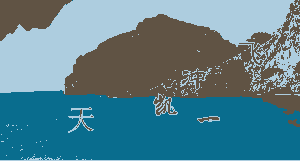
#> input picture cv2/do/test1.png, 300 x 161 px
$ python edge.py
#> lines starting #> are read from the running program, lines starting #| are printed output that depends on the picture
import cv2
import numpy as np
from matplotlib import pyplot as plt

img = cv2.imread('test1.png')
#> img is the input picture: shape (161, 300, 3); mean B, G, R 141.8, 129, 86.3
edges = cv2.Canny(img,10,20)
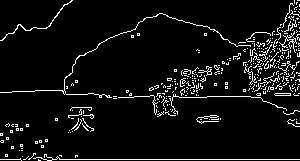
#> edges: shape (161, 300); 6.4% white in thin lines or dots

plt.subplot(121),plt.imshow(img,cmap = 'gray')
plt.title('Original Image'), plt.xticks([]), plt.yticks([])
plt.subplot(122),plt.imshow(edges)
plt.title('Edge Image'), plt.xticks([]), plt.yticks([])

plt.show()
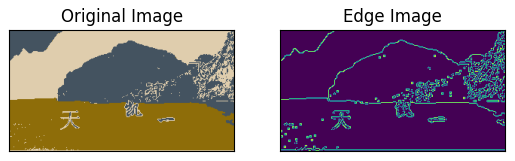
#> figure drawn by matplotlib, 2 panels; B, G, R data is drawn as R, G, B

$ run again, with cv2/do/captcha1.png copied over cv2/do/test1.png
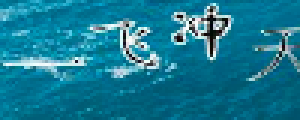
#> input picture cv2/do/captcha1.png, 100 x 40 px (shown 3 times larger)
#> img is the input picture: shape (40, 100, 3); mean B, G, R 147.8, 122.1, 22.6
#> `edges = cv2.Canny(img,10,20)`:
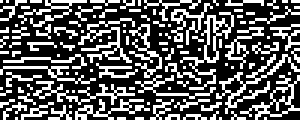
#> edges: shape (40, 100) (shown 3 times larger); 34.8% white in thin lines or dots
#> `plt.show()`:
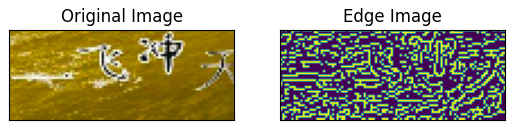
#> figure drawn by matplotlib, 2 panels; B, G, R data is drawn as R, G, B
